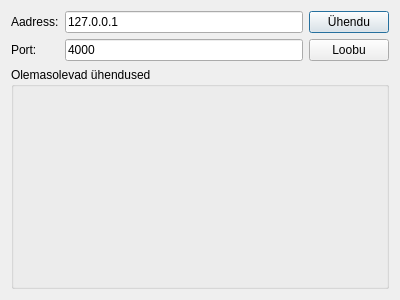
<?xml version="1.0" encoding="UTF-8"?>
<ui version="4.0">
 <class>SiusDataConnections</class>
 <widget class="QDialog" name="SiusDataConnections">
  <property name="geometry">
   <rect>
    <x>0</x>
    <y>0</y>
    <width>400</width>
    <height>300</height>
   </rect>
  </property>
  <property name="windowTitle">
   <string>RangeControl/SiusData ühendused</string>
  </property>
  <layout class="QVBoxLayout" name="verticalLayout">
   <item>
    <layout class="QGridLayout" name="gridLayout">
     <item row="1" column="1">
      <widget class="QLineEdit" name="portEdit">
       <property name="text">
        <string>4000</string>
       </property>
      </widget>
     </item>
     <item row="0" column="2">
      <widget class="QPushButton" name="connectButton">
       <property name="text">
        <string>Ühendu</string>
       </property>
      </widget>
     </item>
     <item row="1" column="0">
      <widget class="QLabel" name="portSilt">
       <property name="text">
        <string>Port:</string>
       </property>
      </widget>
     </item>
     <item row="0" column="0">
      <widget class="QLabel" name="aadressSilt">
       <property name="text">
        <string>Aadress:</string>
       </property>
      </widget>
     </item>
     <item row="0" column="1">
      <widget class="QLineEdit" name="addressEdit">
       <property name="text">
        <string>127.0.0.1</string>
       </property>
      </widget>
     </item>
     <item row="1" column="2">
      <widget class="QPushButton" name="cancelButton">
       <property name="text">
        <string>Loobu</string>
       </property>
      </widget>
     </item>
    </layout>
   </item>
   <item>
    <widget class="QGroupBox" name="existingConnectionsBox">
     <property name="sizePolicy">
      <sizepolicy hsizetype="Expanding" vsizetype="Expanding">
       <horstretch>1</horstretch>
       <verstretch>1</verstretch>
      </sizepolicy>
     </property>
     <property name="title">
      <string>Olemasolevad ühendused</string>
     </property>
    </widget>
   </item>
  </layout>
 </widget>
 <resources/>
 <connections>
  <connection>
   <sender>cancelButton</sender>
   <signal>clicked()</signal>
   <receiver>SiusDataConnections</receiver>
   <slot>reject()</slot>
   <hints>
    <hint type="sourcelabel">
     <x>355</x>
     <y>61</y>
    </hint>
    <hint type="destinationlabel">
     <x>394</x>
     <y>79</y>
    </hint>
   </hints>
  </connection>
 </connections>
</ui>
